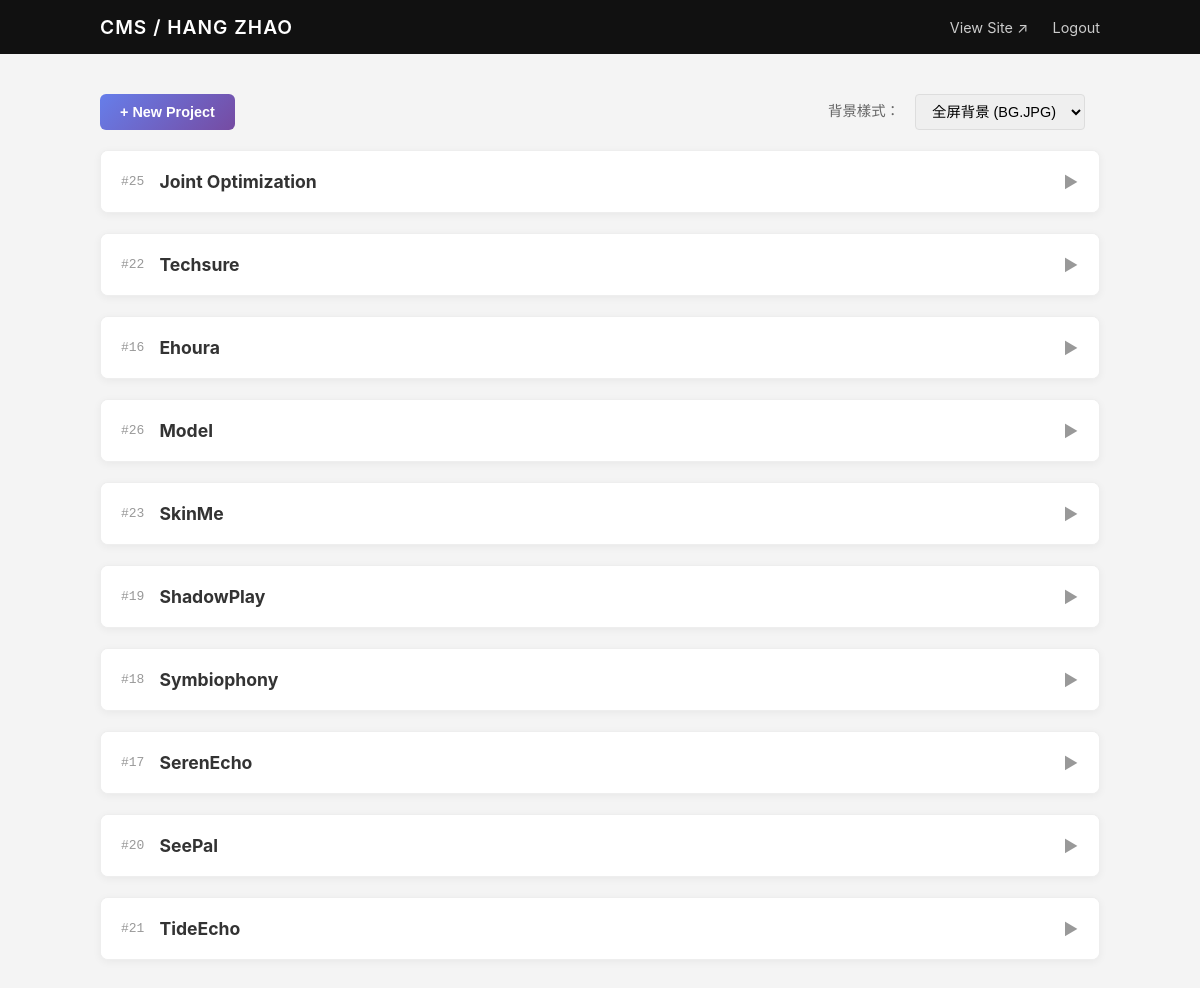
/admin.php (signed in), run on an earlier commit of the app's database.
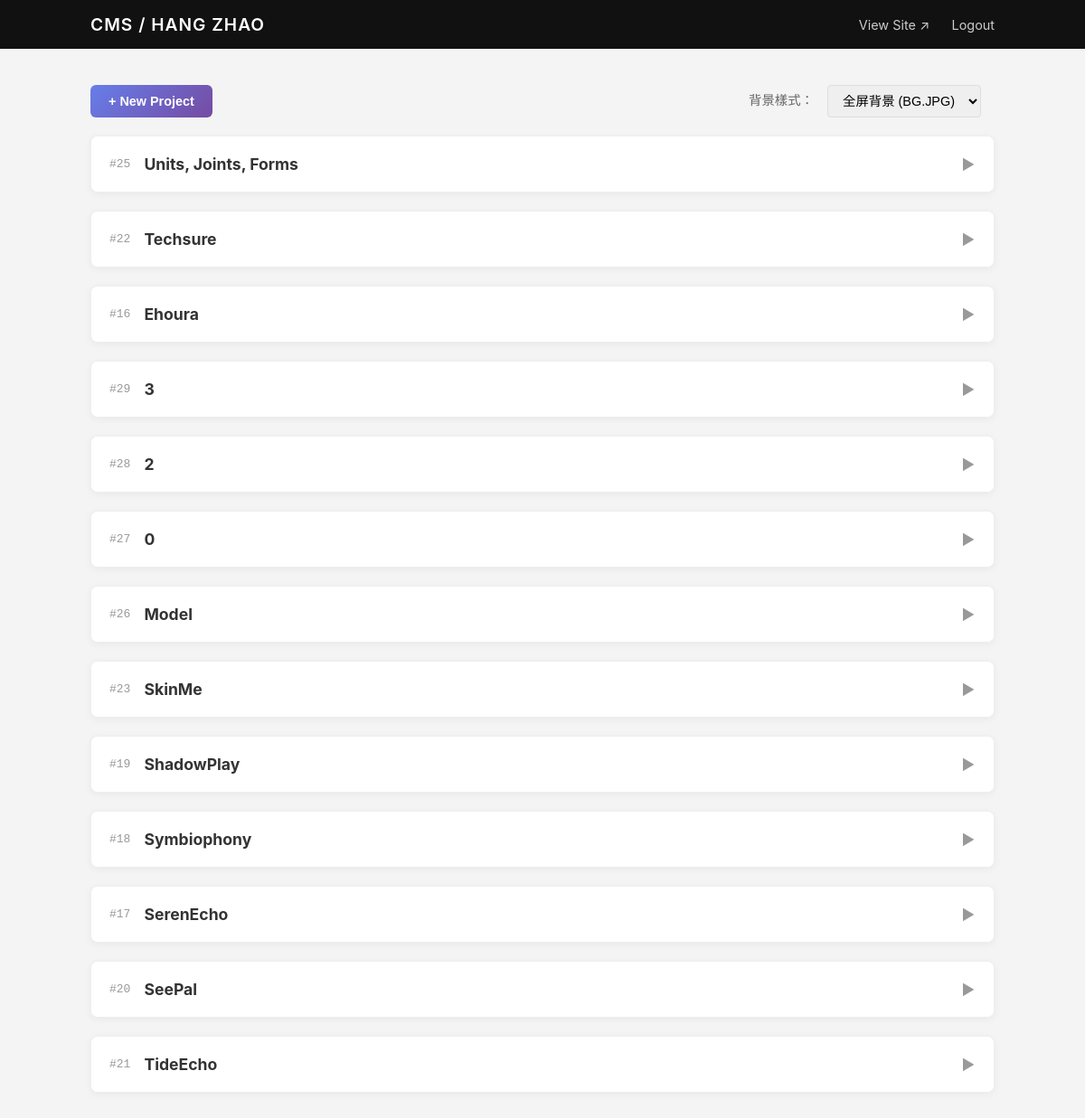
And on a later commit of the database.
### tables this page shows
CREATE TABLE projects (
      id INTEGER PRIMARY KEY AUTOINCREMENT,
      title TEXT NOT NULL,
      slug TEXT UNIQUE,
      description TEXT,
      tags TEXT,                 -- 逗号分隔，或存 JSON
      image_url TEXT,            -- 首图
      gallery_json TEXT,         -- 其他图 JSON 数组
      meta_json TEXT,            -- 可扩展的结构化元数据（JSON），用于 subtitle/links/tools/process 等
      url TEXT,                  -- 外链（Behance/GitHub/视频等）
       year INTEGER,
       month INTEGER,
      featured INTEGER DEFAULT 0,
      order_index INTEGER DEFAULT 0,
      created_at TEXT NOT NULL,
      updated_at TEXT NOT NULL
    , background_problem TEXT, design_goals TEXT, solution_overview TEXT, interaction_design TEXT, pipeline TEXT, prototype_highlights TEXT, usability_testing TEXT, outcomes TEXT, ethics TEXT, next_steps TEXT, media_notes TEXT, acknowledgements TEXT, contact TEXT, subtitle TEXT, links TEXT, tools TEXT, hero_media TEXT);

### src/config.php (called while the page is built)
<?php
return [
  'db_path' => '/Users/apple/Documents/GitHub/hang-web/src/../data/portfolio.sqlite',
  'admin_password' => '949949Zh',
  'site_name' => 'HANG ZHAO',
  'background_style' => 'full',
];

### src/db.php (called while the page is built, shortened)
<?php
function get_pdo(): PDO {
  static $pdo = null;
  if ($pdo) return $pdo;
  $config = require __DIR__ . '/config.php';
  $dsn = 'sqlite:' . $config['db_path'];
  $pdo = new PDO($dsn, null, null, [
    PDO::ATTR_ERRMODE => PDO::ERRMODE_EXCEPTION,
    PDO::ATTR_DEFAULT_FETCH_MODE => PDO::FETCH_ASSOC,
  ]);
  $pdo->exec('PRAGMA foreign_keys = ON;');
  return $pdo;
}

### src/functions.php (called while the page is built, shortened)
<?php
require_once __DIR__ . '/db.php';
function get_projects(bool $only_featured = false): array
{
  $pdo = get_pdo();
  $sql = "SELECT * FROM projects ";
  $sql .= "ORDER BY featured DESC, order_index DESC, year DESC, id DESC";
  return $pdo->query($sql)->fetchAll();
}

### public/admin.php (the view, shortened to what this page needs)
<?php
require __DIR__ . '/../src/functions.php';
$config = require __DIR__ . '/../src/config.php';
$is_logged_in = !empty($_SESSION['admin_ok']);
$projects = $is_logged_in ? get_projects(false) : [];
?>
<!doctype html>
<html lang="en">
<head>
  <link rel="stylesheet" href="css/admin.css?v=<?= time() ?>">
  <link rel="stylesheet" href="https://unpkg.com/easymde/dist/easymde.min.css">
  <link href="https://unpkg.com/cropperjs@1.5.13/dist/cropper.min.css" rel="stylesheet">
</head>
<body class="admin-page">
  <header class="admin-header">
    <div class="header-inner">
      <h1>CMS / <?= htmlspecialchars($config['site_name']) ?></h1>
      <nav>
        <a href="index.php" target="_blank" class="btn-text">View Site ↗</a>
        <?php if ($is_logged_in): ?>
          <a href="admin.php?action=logout" class="btn-text danger">Logout</a>
        <?php endif; ?>
      </nav>
    </div>
  </header>
  <main class="admin-container">
    <?php if (!$is_logged_in): ?>
      <div class="login-card">
        <form method="post"><input type="hidden" name="action" value="login"><input type="password" name="password"
            placeholder="Password" required autofocus><button class="btn-primary" type="submit">Login</button></form>
      </div><?php else: ?>
      <div class="actions-bar">
        <button class="btn-primary"
          onclick="document.getElementById('create-form').classList.toggle('hidden')">+ New Project</button>
        <div style="margin-left: auto; display: flex; align-items: center; gap: 15px;">
          <label style="font-size: 0.9rem; color: #666;">背景樣式：</label>
          <select id="bg-style-selector" onchange="updateBackgroundStyle(this.value)"
                  style="padding: 8px 12px; border: 1px solid #ddd; border-radius: 4px; font-size: 0.9rem;">
            <option value="full" <?= ($config['background_style'] ?? 'full') === 'full' ? 'selected' : '' ?>>全屏背景 (BG.JPG)</option>
          </select>
        </div>
      </div>
      <div class="project-list">
        <?php foreach ($projects as $p):
          ?>
          <div class="editor-card collapsed" id="project-<?= $p['id'] ?>">
            <div class="card-header" onclick="toggleEdit(<?= $p['id'] ?>)">
              <div class="header-info"><span class="id">#<?= $p['id'] ?></span><strong
                  class="title"><?= htmlspecialchars($p['title']) ?></strong></div><span class="arrow">▼</span>
            </div>
          </div>
        <?php endforeach; ?>
      </div>
    <?php endif; ?>
  </main>
</body>
</html>

### public/css/admin.css (style rules this page uses)
body.admin-page { background-color: #f4f4f4; color: #333; font-family: -apple-system, BlinkMacSystemFont, "Segoe UI", Roboto, sans-serif; margin: 0; padding: 0; }
.admin-header { background: #111; color: #fff; padding: 15px 0; position: sticky; top: 0; z-index: 100; }
.header-inner { max-width: 1000px; margin: 0 auto; padding: 0 20px; display: flex; justify-content: space-between; align-items: center; }
.admin-header h1 { margin: 0; font-size: 1.2rem; font-weight: 600; letter-spacing: 1px; }
.btn-text { color: #ccc; text-decoration: none; font-size: 0.9rem; margin-left: 20px; transition: color 0.2s; }
.admin-container { max-width: 1000px; margin: 40px auto; padding: 0 20px; }
.btn-primary { background: #111; color: #fff; border: none; padding: 10px 20px; border-radius: 4px; cursor: pointer; transition: background 0.2s; }
.actions-bar { display: flex; justify-content: space-between; align-items: center; margin-bottom: 20px; }
.editor-card { background: #fff; border-radius: 8px; box-shadow: 0 2px 8px rgba(0, 0, 0, 0.05); margin-bottom: 20px; overflow: hidden; border: 1px solid #eee; transition: all 0.3s ease; }
.card-header { padding: 20px; background: #fff; border-bottom: 1px solid #f0f0f0; display: flex; justify-content: space-between; align-items: center; cursor: pointer; user-select: none; }
.header-info { display: flex; align-items: center; gap: 15px; }
.header-info .id { color: #999; font-family: monospace; }
.header-info .title { font-size: 1.1rem; }
.arrow { transition: transform 0.3s; color: #999; }
.editor-card.collapsed .arrow { transform: rotate(-90deg); }
.editor-card.collapsed .card-header { border-bottom: none; }
label { display: block; margin-bottom: 6px; font-weight: 500; font-size: 0.9rem; color: #444; }
.btn-primary, .btn-secondary { padding: 10px 20px; border: none; border-radius: 6px; font-size: 0.9rem; font-weight: 600; cursor: pointer; transition: all 0.2s ease; }
.btn-primary { background: linear-gradient(135deg, #667eea 0%, #764ba2 100%); color: white; }

What changed in the data, as far as the page shows it:
changed projects id 25: title "Joint Optimization" → "Units, Joints, Forms"
added projects: id "29", title "3"
added projects: id "28", title "2"
added projects: id "27", title "0"
